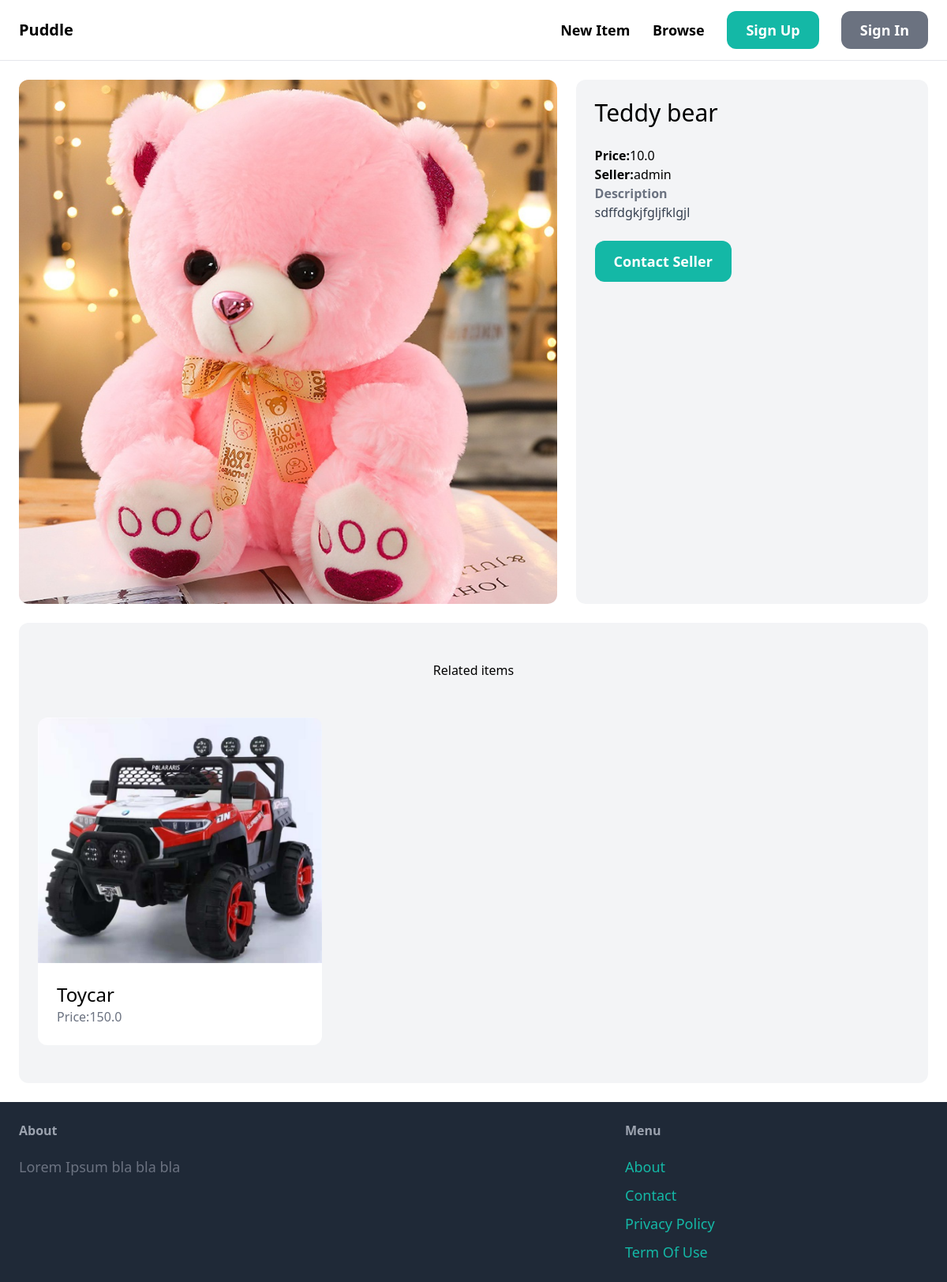
Page /items/1/ on the committed database.
### item/models.py (models this page shows, shortened)
class Item(models.Model):
    category=models.ForeignKey(Category,related_name='items',on_delete=models.CASCADE)
    name=models.CharField(max_length=255)
    description = models.TextField(blank=True,null=True)
    price=models.FloatField()
    image=models.ImageField(upload_to='item_images',blank=True,null=True)
    is_sold=models.BooleanField(default=False)
    created_by=models.ForeignKey(User,related_name='items',on_delete=models.CASCADE)
    created_at=models.DateTimeField(auto_now_add=True)

### item/views.py (the view)
# urls.py: path('<int:pk>/',views.detail,name='detail'),
def detail(request,pk):
    item=get_object_or_404(Item,pk=pk)
    related_items=Item.objects.filter(category=item.category,is_sold=False).exclude(pk=pk)[0:3]
    return render(request,'item/detail.html',{
        'item':item,
        'related_items':related_items
    })

### item/templates/item/detail.html (shortened to what this page needs)
{% extends 'core/base.html' %}
{%block content %}
<div class="grid grid-cols-5 gap-6">
    <div class="col-span-3">
        <img src="{{item.image.url}}" class="rounded-xl">
    </div>
    <div class="col-span-2 p-6 bg-gray-100 rounded-xl">
        <h1 class="mb-6 text-3xl">{{item.name}}</h1>
        <p class="text_gray-500"><strong>Price:</strong>{{item.price}}</p>
        <p class="text_gray-500"><strong>Seller:</strong>{{item.created_by.username}}</p>
        {% if item.description %}
        <p class="text-gray-700">
            <strong class="text-gray-500">Description</strong><br>
            {{item.description}}
        </p>
        {% endif %}
        {% if request.user == item.created_by %}
            <div class="mt-6 p-6 bg-white rounded-xl">
                <p>This is your Item</p>
                <a href="{% url 'item:edit' item.id %}" class="inline-block mt-6 px-6 py-3 text-lg font-semibold bg-teal-500 text-white rounded-xl">Edit</a>
                <a href="{% url 'item:delete' item.id %}" class="inline-block mt-6 px-6 py-3 text-lg font-semibold bg-red-500 text-white rounded-xl">Delete</a>
            </div>
        {% else %}
            <a href="{% url 'conversation:new' item.id %}" class="inline-block mt-6 px-6 py-3 text-lg font-semibold bg-teal-500 text-white rounded-xl hover:bg-teal-700">
            Contact Seller</a>
        {% endif %}
    </div>
</div>
<div class="mt-6 px-6 py-12 bg-gray-100 rounded-xl">
    <h2 class="mb-12 text=2xl text-center">Related items</h2>
    <div class="grid grid-cols-3 gap-3">
        {% for item in related_items%}
            <div>
                <a href="{% url 'item:detail' item.id %}">
                    <div>
                        <img src="{{item.image.url}}" class="rounded-t-xl">
                    </div>
                    <div class="p-6 bg-white rounded-b-xl">
                        <h2 class="text-2xl">{{item.name}}</h2>
                        <p class="text-gray-500">Price:{{item.price}}</p>
                    </div>
                </a>
            </div>
        {% endfor %}
    </div>
</div>
{% endblock %}

### rows in the picture
Item: image (picture), name "Teddy bear", price "10.0", created_by.username "admin", description "sdffdgkjfgljfklgjl"
Item: image (picture), name "Toycar", price "150.0"
